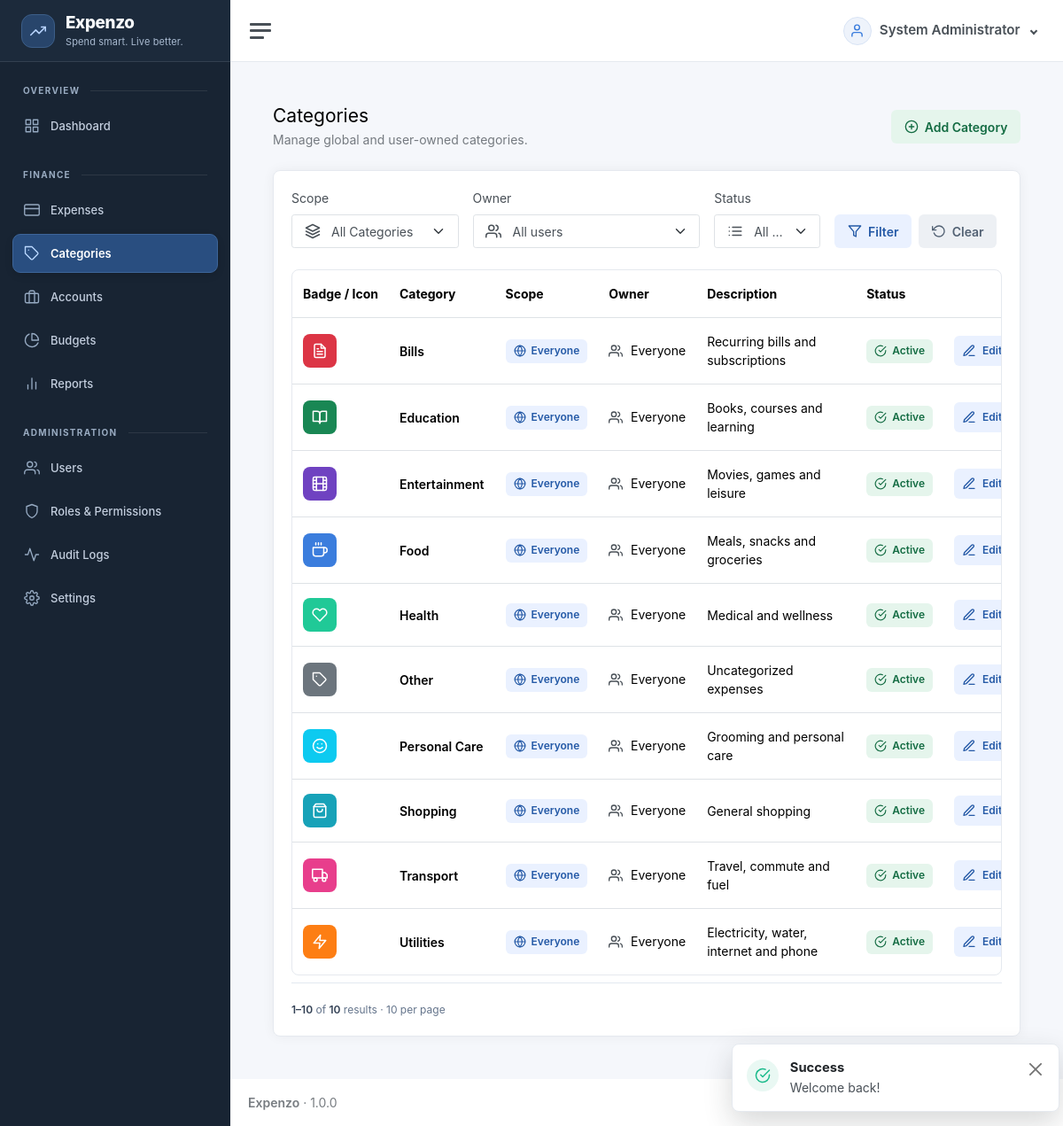
Page /categories (signed in) on the committed database.
### tables this page shows
CREATE TABLE users (
  id BIGINT UNSIGNED AUTO_INCREMENT PRIMARY KEY,
  name VARCHAR(120) NOT NULL,
  email VARCHAR(190) NOT NULL UNIQUE,
  password_hash VARCHAR(255) NOT NULL,
  status ENUM('active','inactive') NOT NULL DEFAULT 'active',
  created_at DATETIME NOT NULL DEFAULT CURRENT_TIMESTAMP,
  updated_at DATETIME NOT NULL DEFAULT CURRENT_TIMESTAMP ON UPDATE CURRENT_TIMESTAMP,
  INDEX idx_users_status(status)
);

CREATE TABLE categories (
  id BIGINT UNSIGNED AUTO_INCREMENT PRIMARY KEY,
  name VARCHAR(120) NOT NULL,
  description TEXT NULL,
  icon VARCHAR(80) NOT NULL DEFAULT 'tag',
  color VARCHAR(20) NOT NULL DEFAULT '#3b7ddd',
  status ENUM('active','inactive') NOT NULL DEFAULT 'active',
  owner_id BIGINT UNSIGNED NULL,
  owner_scope BIGINT UNSIGNED GENERATED ALWAYS AS (COALESCE(owner_id,0)) STORED,
  created_by BIGINT UNSIGNED NULL,
  created_at DATETIME NOT NULL DEFAULT CURRENT_TIMESTAMP,
  updated_at DATETIME NOT NULL DEFAULT CURRENT_TIMESTAMP ON UPDATE CURRENT_TIMESTAMP,
  UNIQUE KEY uq_categories_owner_name(owner_scope,name),
  INDEX idx_categories_status(status),
  INDEX idx_categories_owner_status(owner_id,status),
  FOREIGN KEY(owner_id) REFERENCES users(id) ON DELETE RESTRICT,
  FOREIGN KEY(created_by) REFERENCES users(id) ON DELETE SET NULL
);

### resources/views/partials/row-actions.php (the view, shortened to what the rows shown need)
<div class="table-actions">
    <?php if ($mayEdit): ?><a class="action-button action-button--primary btn btn-sm btn-outline-primary" href="<?=e(url($module.'/'.$rowId.'/edit'))?>"><i data-feather="edit-3" aria-hidden="true"></i>Edit<span class="visually-hidden"> <?=e($rowName)?></span></a><?php endif; ?>
</div>

### resources/views/categories/index.php (shortened to what the rows shown need)
<?php
$module = 'categories';
$showOwner = can('categories.view_all');
require dirname(__DIR__).'/partials/page-header.php';
?>
<div class="card"><div class="card-body">
<?php if ($showOwner): ?>
<form method="get" action="<?=e(url('categories'))?>" class="row g-3 align-items-end mb-4">
<div class="col-md-3"><label for="scope" class="form-label">Scope</label></div>
<div class="col-md-4"><label for="owner_id" class="form-label">Owner</label></div>
<div class="col-md-2"><label for="filter-status" class="form-label">Status</label></div>
<div class="col-md-3 d-flex gap-2"><button class="action-button action-button--primary btn btn-primary" type="submit"><i data-feather="filter" aria-hidden="true"></i>Filter</button><a class="action-button action-button--neutral btn btn-outline-secondary" href="<?=e(url('categories'))?>"><i data-feather="rotate-ccw" aria-hidden="true"></i>Clear</a></div>
</form>
<?php endif; ?>
<div class="table-responsive" role="region" aria-label="Categories table" tabindex="0"><table class="table crud-table mb-0">
<thead><tr><th scope="col">Badge / Icon</th><th scope="col">Category</th><th scope="col">Scope</th><?php if ($showOwner): ?><th scope="col">Owner</th><?php endif; ?><th scope="col">Description</th><th scope="col">Status</th><th scope="col" class="text-end">Actions</th></tr></thead>
<tbody>
<?php foreach ($rows as $r): ?>
<tr>
<td><span class="category-badge" style="background-color:<?=e(preg_match('/^#[a-fA-F0-9]{6}$/D', $r['display_color'] ?? '') ? $r['display_color'] : '#3b7ddd')?>"><?php if (!empty($r['badge'])): ?><?=e($r['badge'])?><?php else: ?><i data-feather="<?=e($r['display_icon'] ?? 'tag')?>"></i><?php endif; ?></span></td>
<td class="fw-semibold"><?=e($r['name'])?></td>
<td><span class="status-badge status-badge--<?=$r['owner_id'] === null ? 'primary' : 'neutral'?>"><i data-feather="<?=$r['owner_id'] === null ? 'globe' : 'user'?>" aria-hidden="true"></i><?=$r['owner_id'] === null ? 'Everyone' : ((int)$r['owner_id'] === (int)auth_user()['id'] ? 'Only me' : 'Owner only')?></span></td>
<?php if ($showOwner): ?><td><span class="inline-icon-text"><i data-feather="<?=$r['owner_id'] === null ? 'users' : 'user'?>" aria-hidden="true"></i><?=e($r['owner_name'] ?? 'Everyone')?></span></td><?php endif; ?>
<td class="table-description"><?=e($r['description'] ?? '')?></td>
<td><span class="status-badge status-badge--<?=in_array($r['status'], ['active', 'posted'], true) ? 'success' : 'neutral'?>"><i data-feather="<?=in_array($r['status'], ['active', 'posted'], true) ? 'check-circle' : 'pause-circle'?>" aria-hidden="true"></i><?=e(ucfirst($r['status']))?></span></td>
<td><?php
$rowId = $r['id']; $rowName = $r['name'];
$manageable = Authorization::categoryManageable(auth_user(), $r);
$mayEdit = $manageable && can('categories.edit');
require dirname(__DIR__).'/partials/row-actions.php';
?></td>
</tr>
<?php endforeach; ?>
</tbody></table></div>
<?php $total = $data['total']; $page = $data['page']; $per = $data['per']; require dirname(__DIR__).'/partials/pagination.php'; ?>
</div></div>

### app/Core/Router.php (shortened to what the rows shown need)
<?php
final class Router { private array $routes=[];
 private function add(string $method,string $path,string $handler):void{$this->routes[] = compact('method','path','handler');}
 public function dispatch(Request $request):void{foreach($this->routes as $r){if($r['method']!==$request->method())continue;$pattern=preg_replace('#\\{([a-zA-Z_][a-zA-Z0-9_]*)\\}#','(?P<$1>[^/]+)',str_replace('/','\/',$r['path']));if(preg_match('#^'.$pattern.'$#',$request->path(),$m)){[$class,$method]=explode('@',$r['handler']);$controller=new $class();$params=[];foreach($m as $k=>$v)if(!is_int($k))$params[]=$v; $controller->$method($request,...$params);return;}} Response::status(404); View::render('errors/404',[], 'app');}
}

### resources/views/layouts/app.php (shortened to what the rows shown need)
<?php
$sidebarPath = rtrim((new \App\Core\Request())->path(), '/') ?: '/';
$navigation = [
    'Overview' => ['dashboard' => ['Dashboard', 'grid', 'dashboard.view']],
    'Finance' => [
        'expenses' => ['Expenses', 'credit-card', 'expenses.view'],
        'categories' => ['Categories', 'tag', 'categories.view'],
        'accounts' => ['Accounts', 'briefcase', 'accounts.view'],
        'budgets' => ['Budgets', 'pie-chart', 'budgets.view'],
        'reports' => ['Reports', 'bar-chart-2', 'reports.view'],
    ],
    'Administration' => [
        'users' => ['Users', 'users', 'users.view'],
        'roles' => ['Roles & Permissions', 'shield', 'roles.view'],
        'audit-logs' => ['Audit Logs', 'activity', 'audit.view'],
        'settings' => ['Settings', 'settings', 'settings.view'],
    ],
];
$currentUser = auth_user() ?? [];
$currentUserName = $currentUser['name'] ?? 'User';
?>
<!doctype html>
<html lang="en">
<head>
    <link href="<?= asset('app.css') ?>" rel="stylesheet">
    <link href="<?= asset('crud.css') ?>" rel="stylesheet">
</head>
<body class="app-shell">
    <div class="wrapper">
        <nav id="sidebar" class="sidebar js-sidebar" aria-label="Main navigation">
            <div class="sidebar-content js-simplebar">
                <a aria-label="<?= e(APP_NAME) ?> home" class="sidebar-brand app-sidebar-brand" href="<?= e(url(landing_path())) ?>"><span class="sidebar-brand-mark"><i data-feather="trending-up" aria-hidden="true"></i></span><span class="align-middle brand-mini"><span><?= e(APP_NAME) ?></span><span class="sidebar-brand-tagline">Spend smart. Live better.</span></span></a>
                <ul class="sidebar-nav">
                    <?php foreach ($navigation as $group => $items):
                        $visible = array_filter($items, static fn(array $item): bool => can($item[2]));
                        ?>
                        <li class="sidebar-header"><?= e($group) ?></li>
                        <?php foreach ($visible as $section => [$label, $icon, $permission]):
                            $active = $sidebarPath === '/' . $section || str_starts_with($sidebarPath, '/' . $section . '/') || ($section === 'dashboard' && $sidebarPath === '/');
                            ?>
                            <li class="sidebar-item <?= $active ? 'active' : '' ?>"><a class="sidebar-link" aria-label="<?= e($label) ?>"
                                    href="<?= e(url($section)) ?>" <?= $active ? 'aria-current="page"' : '' ?>><i aria-hidden="true" class="align-middle" data-feather="<?= e($icon) ?>"></i><span
                                        class="align-middle"><?= e($label) ?></span></a></li>
                        <?php endforeach; endforeach; ?>
                </ul>
            </div>
        </nav>
        <div class="main">
            <nav class="navbar navbar-expand navbar-light navbar-bg">
                <a class="sidebar-toggle app-sidebar-toggle" role="button" tabindex="0" aria-label="Toggle navigation" aria-controls="sidebar" aria-expanded="true"><i
                        class="hamburger align-self-center"></i></a>
                <div class="navbar-collapse collapse">
                    <ul class="navbar-nav navbar-align">
                        <li class="nav-item dropdown">
                            <a class="nav-link user-menu-toggle dropdown-toggle" href="#" data-bs-toggle="dropdown"
                                aria-expanded="false">
                                <span class="user-menu-avatar"><i data-feather="user"></i></span>
                                <span class="user-menu-name"><?= e($currentUserName) ?></span>
                            </a>
                        </li>
                    </ul>
                </div>
            </nav>
            <main class="content">
                <div class="container-fluid p-0">
                    <?= $content ?>
                </div>
            </main>
            <footer class="footer">
                <div class="container-fluid">
                    <div class="row text-muted">
                        <div class="col-6 text-start">
                            <p class="mb-0"><strong><?= e(APP_NAME) ?></strong> &middot; <?= APP_VERSION ?></p>
                        </div>
                        <div class="col-6 text-end">All Rights Reserved &copy; <?= date('Y') ?></div>
                    </div>
                </div>
            </footer>
        </div>
    </div>
    <?php require dirname(__DIR__).'/partials/toasts.php'; ?>
</body>
</html>

### rows in the picture
users: name "System Administrator"
categories: name "Bills", shows "Everyone", owner_name "Everyone", description "Recurring bills and subscriptions", status "Active"
categories: name "Education", shows "Everyone", owner_name "Everyone", description "Books, courses and learning", status "Active"
categories: name "Entertainment", shows "Everyone", owner_name "Everyone", description "Movies, games and leisure", status "Active"
categories: name "Food", shows "Everyone", owner_name "Everyone", description "Meals, snacks and groceries", status "Active"
categories: name "Health", shows "Everyone", owner_name "Everyone", description "Medical and wellness", status "Active"
categories: name "Other", shows "Everyone", owner_name "Everyone", description "Uncategorized expenses", status "Active"
categories: name "Personal Care", shows "Everyone", owner_name "Everyone", description "Grooming and personal care", status "Active"
categories: name "Shopping", shows "Everyone", owner_name "Everyone", description "General shopping", status "Active"
categories: name "Transport", shows "Everyone", owner_name "Everyone", description "Travel, commute and fuel", status "Active"
categories: name "Utilities", shows "Everyone", owner_name "Everyone", description "Electricity, water, internet and phone", status "Active"

### other values in the picture
$group "OVERVIEW"
$label "Dashboard"
$group "FINANCE"
$label "Expenses"
$label "Categories"
$label "Accounts"
$label "Budgets"
$label "Reports"
$group "ADMINISTRATION"
$label "Users"
$label "Roles & Permissions"
$label "Audit Logs"
$label "Settings"
$toast['label'] "Success"
$toast['message'] "Welcome back!"
